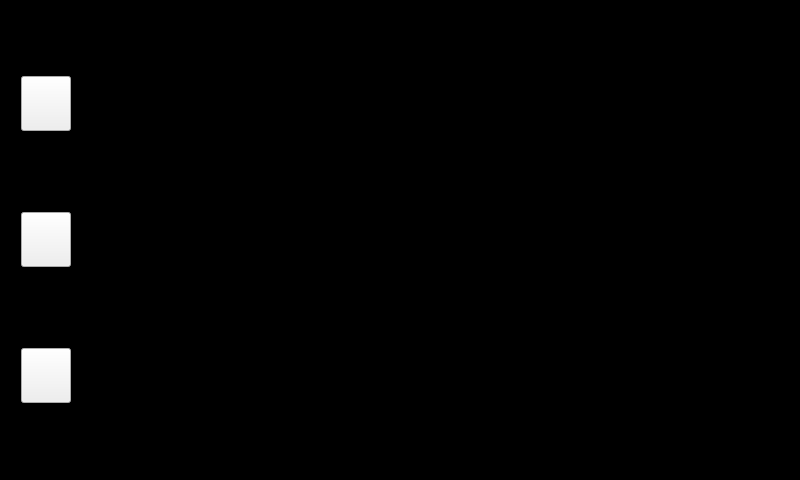
<?xml version="1.0" encoding="UTF-8"?>
<ui version="4.0">
 <class>camera</class>
 <widget class="QWidget" name="camera">
  <property name="geometry">
   <rect>
    <x>0</x>
    <y>0</y>
    <width>800</width>
    <height>480</height>
   </rect>
  </property>
  <property name="minimumSize">
   <size>
    <width>800</width>
    <height>480</height>
   </size>
  </property>
  <property name="windowTitle">
   <string>Form</string>
  </property>
  <widget class="QPushButton" name="back_Button">
   <property name="geometry">
    <rect>
     <x>21</x>
     <y>76</y>
     <width>50</width>
     <height>55</height>
    </rect>
   </property>
   <property name="minimumSize">
    <size>
     <width>50</width>
     <height>55</height>
    </size>
   </property>
   <property name="maximumSize">
    <size>
     <width>50</width>
     <height>55</height>
    </size>
   </property>
   <property name="focusPolicy">
    <enum>Qt::NoFocus</enum>
   </property>
   <property name="styleSheet">
    <string notr="true">border-image: url(:/icon/icon/back1.png);</string>
   </property>
   <property name="text">
    <string/>
   </property>
  </widget>
  <widget class="QLabel" name="image_label">
   <property name="geometry">
    <rect>
     <x>0</x>
     <y>0</y>
     <width>800</width>
     <height>480</height>
    </rect>
   </property>
   <property name="minimumSize">
    <size>
     <width>800</width>
     <height>480</height>
    </size>
   </property>
   <property name="maximumSize">
    <size>
     <width>1280</width>
     <height>960</height>
    </size>
   </property>
   <property name="font">
    <font>
     <pointsize>15</pointsize>
    </font>
   </property>
   <property name="cursor">
    <cursorShape>BlankCursor</cursorShape>
   </property>
   <property name="styleSheet">
    <string notr="true">color: rgb(255, 255, 255);
background-color: rgb(0, 0, 0);</string>
   </property>
   <property name="text">
    <string/>
   </property>
   <property name="alignment">
    <set>Qt::AlignCenter</set>
   </property>
  </widget>
  <widget class="QPushButton" name="gallery_Button">
   <property name="geometry">
    <rect>
     <x>21</x>
     <y>348</y>
     <width>50</width>
     <height>55</height>
    </rect>
   </property>
   <property name="minimumSize">
    <size>
     <width>50</width>
     <height>55</height>
    </size>
   </property>
   <property name="maximumSize">
    <size>
     <width>50</width>
     <height>55</height>
    </size>
   </property>
   <property name="focusPolicy">
    <enum>Qt::NoFocus</enum>
   </property>
   <property name="styleSheet">
    <string notr="true">
border-image: url(:/icon/icon/heart.png);</string>
   </property>
   <property name="text">
    <string/>
   </property>
  </widget>
  <widget class="QPushButton" name="take_image_Button">
   <property name="geometry">
    <rect>
     <x>21</x>
     <y>212</y>
     <width>50</width>
     <height>55</height>
    </rect>
   </property>
   <property name="minimumSize">
    <size>
     <width>50</width>
     <height>55</height>
    </size>
   </property>
   <property name="maximumSize">
    <size>
     <width>50</width>
     <height>55</height>
    </size>
   </property>
   <property name="focusPolicy">
    <enum>Qt::NoFocus</enum>
   </property>
   <property name="styleSheet">
    <string notr="true">border-image: url(:/icon/icon/stop.png);</string>
   </property>
   <property name="text">
    <string/>
   </property>
  </widget>
  <widget class="QLabel" name="text_label">
   <property name="geometry">
    <rect>
     <x>160</x>
     <y>380</y>
     <width>500</width>
     <height>51</height>
    </rect>
   </property>
   <property name="minimumSize">
    <size>
     <width>500</width>
     <height>50</height>
    </size>
   </property>
   <property name="styleSheet">
    <string notr="true">color: rgb(255, 255, 255);</string>
   </property>
   <property name="text">
    <string/>
   </property>
   <property name="alignment">
    <set>Qt::AlignCenter</set>
   </property>
  </widget>
  <zorder>image_label</zorder>
  <zorder>gallery_Button</zorder>
  <zorder>take_image_Button</zorder>
  <zorder>back_Button</zorder>
  <zorder>text_label</zorder>
 </widget>
 <resources/>
 <connections/>
</ui>
